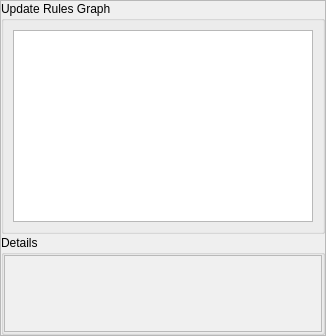
         <widget class="QFrame" name="frame_2">
          <property name="frameShape">
           <enum>QFrame::StyledPanel</enum>
          </property>
          <property name="frameShadow">
           <enum>QFrame::Raised</enum>
          </property>
          <layout class="QGridLayout" name="gridLayout_6">
           <property name="leftMargin">
            <number>0</number>
           </property>
           <property name="topMargin">
            <number>0</number>
           </property>
           <property name="rightMargin">
            <number>0</number>
           </property>
           <property name="bottomMargin">
            <number>0</number>
           </property>
           <property name="spacing">
            <number>1</number>
           </property>
           <item row="1" column="0">
            <widget class="QGroupBox" name="groupBox_3">
             <property name="minimumSize">
              <size>
               <width>0</width>
               <height>100</height>
              </size>
             </property>
             <property name="maximumSize">
              <size>
               <width>16777215</width>
               <height>100</height>
              </size>
             </property>
             <property name="title">
              <string>Details</string>
             </property>
             <layout class="QGridLayout" name="gridLayout_7">
              <property name="leftMargin">
               <number>0</number>
              </property>
              <property name="topMargin">
               <number>0</number>
              </property>
              <property name="rightMargin">
               <number>0</number>
              </property>
              <property name="bottomMargin">
               <number>0</number>
              </property>
              <item row="0" column="0">
               <widget class="QTextBrowser" name="textBrowser">
                <property name="styleSheet">
                 <string notr="true">background-color: rgb(240, 240, 240);
</string>
                </property>
                <property name="html">
                 <string>&lt;!DOCTYPE HTML PUBLIC &quot;-//W3C//DTD HTML 4.0//EN&quot; &quot;http://www.w3.org/TR/REC-html40/strict.dtd&quot;&gt;
&lt;html&gt;&lt;head&gt;&lt;meta name=&quot;qrichtext&quot; content=&quot;1&quot; /&gt;&lt;style type=&quot;text/css&quot;&gt;
p, li { white-space: pre-wrap; }
&lt;/style&gt;&lt;/head&gt;&lt;body style=&quot; font-family:'MS Shell Dlg 2'; font-size:8.25pt; font-weight:400; font-style:normal;&quot;&gt;
&lt;p style=&quot;-qt-paragraph-type:empty; margin-top:0px; margin-bottom:0px; margin-left:0px; margin-right:0px; -qt-block-indent:0; text-indent:0px;&quot;&gt;&lt;br /&gt;&lt;/p&gt;&lt;/body&gt;&lt;/html&gt;</string>
                </property>
                <property name="openExternalLinks">
                 <bool>true</bool>
                </property>
               </widget>
              </item>
             </layout>
            </widget>
           </item>
           <item row="0" column="0">
            <widget class="QGroupBox" name="groupBox_19">
             <property name="title">
              <string>Update Rules Graph</string>
             </property>
             <layout class="QGridLayout" name="gridLayout_21">
              <item row="0" column="0">
               <widget class="QGraphicsView" name="graphicsView">
                <property name="minimumSize">
                 <size>
                  <width>300</width>
                  <height>0</height>
                 </size>
                </property>
               </widget>
              </item>
             </layout>
            </widget>
           </item>
          </layout>
         </widget>
